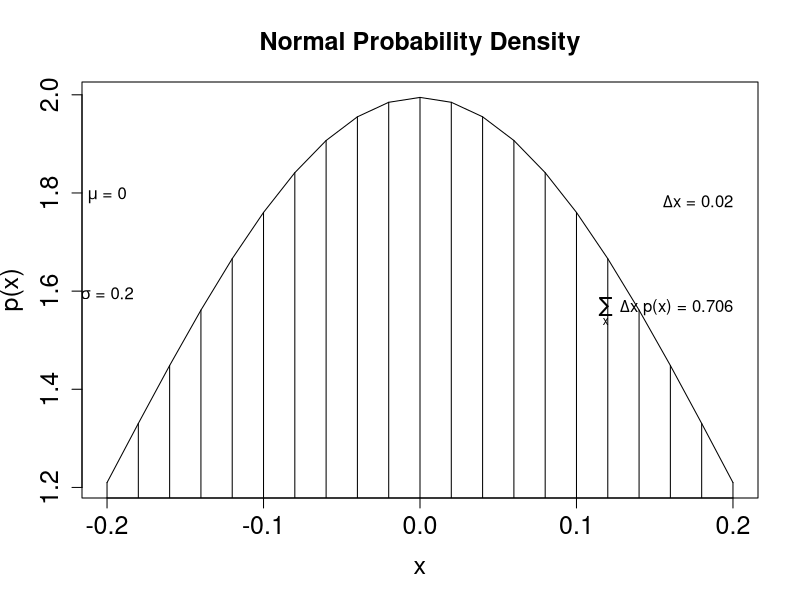

Write the R code that produced this figure.
# Graph of normal probability density function, with comb of intervals.
meanval = 0.0             # Specify mean of distribution.
sdval = 0.2               # Specify standard deviation of distribution.
xlow  = meanval - 1*sdval # Specify low end of x-axis.
xhigh = meanval + 1*sdval # Specify high end of x-axis.
dx = 0.02                 # Specify interval width on x-axis

# Specify comb points along the x axis:
x = seq( from = xlow , to = xhigh , by = dx )

# Compute y values, i.e., probability density at each value of x:
y = ( 1/(sdval*sqrt(2*pi)) ) * exp( -.5 * ((x-meanval)/sdval)^2 )

# Plot the function. "plot" draws the intervals. "lines" draws the bell curve.
plot( x , y , type="h" , lwd=1 , cex.axis=1.5
	, xlab="x" , ylab="p(x)" , cex.lab=1.5
	, main="Normal Probability Density" , cex.main=1.5 )
lines( x , y )

# Approximate the integral as the sum of width * height for each interval.
area = sum( dx * y )

# Display info in the graph.
text( -sdval , .9*max(y) , bquote( paste(mu ," = " ,.(meanval)) ))
text( -sdval , .8*max(y) , bquote( paste(sigma ," = " ,.(sdval)) ))
text( sdval , .9*max(y) , bquote( paste(Delta , "x = " ,.(dx))), adj=c(1,1))
text( sdval , .8*max(y) ,
      bquote( paste( sum(,x,) , " " , Delta , "x p(x) = " , .(signif(area,3)))
             ), adj = c(1, 1))

# Save the plot to an EPS file.
# dev.copy2eps( file = "IntegralOfDensity.eps" )
